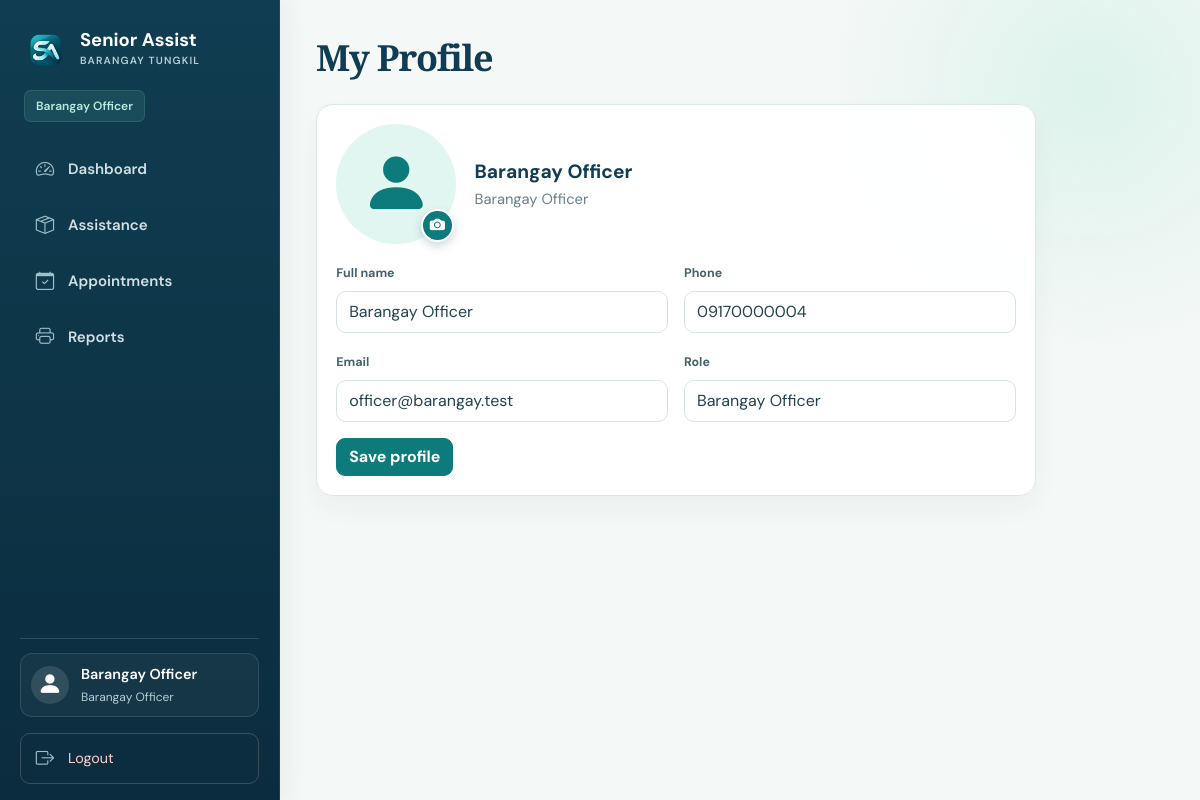
Screenshot of /admin/profile.php (signed in) with the database file from the repository.
### tables this page shows
CREATE TABLE IF NOT EXISTS users (
  user_id INT AUTO_INCREMENT PRIMARY KEY,
  role_id INT NOT NULL,
  full_name VARCHAR(150) NOT NULL,
  email VARCHAR(150) NOT NULL UNIQUE,
  phone_number VARCHAR(30) NOT NULL,
  profile_photo VARCHAR(255) NULL,
  password_hash VARCHAR(255) NOT NULL,
  status ENUM('Pending','Active','Inactive','Rejected') NOT NULL DEFAULT 'Pending',
  created_at TIMESTAMP DEFAULT CURRENT_TIMESTAMP,
  updated_at TIMESTAMP DEFAULT CURRENT_TIMESTAMP ON UPDATE CURRENT_TIMESTAMP,
  INDEX idx_users_role_status (role_id, status),
  CONSTRAINT fk_users_role FOREIGN KEY (role_id) REFERENCES roles(role_id)
);

CREATE TABLE IF NOT EXISTS roles (
    role_id INT AUTO_INCREMENT PRIMARY KEY,
    role_name VARCHAR(50) NOT NULL UNIQUE
);

### config/database.php (called while the page is built, shortened)
<?php
function db(): PDO
{
    static $pdo = null;
    if ($pdo instanceof PDO) {
        return $pdo;
    }
    $dsn = 'mysql:host=' . DB_HOST . ';dbname=' . DB_NAME . ';charset=utf8mb4';
    $pdo = new PDO($dsn, DB_USER, DB_PASS, [
        PDO::ATTR_ERRMODE => PDO::ERRMODE_EXCEPTION,
        PDO::ATTR_DEFAULT_FETCH_MODE => PDO::FETCH_ASSOC,
        PDO::ATTR_EMULATE_PREPARES => false,
    ]);
    return $pdo;
}

### includes/functions.php (called while the page is built, shortened)
<?php
require_once __DIR__ . '/../config/database.php';
function e(?string $value): string
{
    return htmlspecialchars((string) $value, ENT_QUOTES, 'UTF-8');
}
function current_user(): ?array
{
    $stmt = db()->prepare('SELECT u.*, r.role_name FROM users u JOIN roles r ON r.role_id = u.role_id WHERE u.user_id = ?');
    $stmt->execute([$_SESSION['user_id']]);
    return $stmt->fetch() ?: null;
}
function profile_photo_storage_path(?string $storedPath): ?string
{
    if ($storedPath === null || preg_match('#^profiles/[a-f0-9]{32}\.(?:jpg|png|webp)$#', $storedPath) !== 1) {
        return null;
    }
    $path = UPLOAD_DIR . DIRECTORY_SEPARATOR . str_replace('/', DIRECTORY_SEPARATOR, $storedPath);
    return is_file($path) ? $path : null;
}
require_once __DIR__ . '/workflows.php';

### admin/profile.php (the view, shortened to what this page needs)
<?php
require_once __DIR__ . '/../includes/functions.php';
$user = require_role(['Administrator', 'Barangay Staff', 'Barangay Officer']);
$stmt = db()->prepare('SELECT full_name, email, phone_number, profile_photo FROM users WHERE user_id=?');
$stmt->execute([$user['user_id']]);
$profile = $stmt->fetch();
$photoPath = profile_photo_storage_path($profile['profile_photo'] ?? null);
require_once __DIR__ . '/../includes/header.php';
require_once __DIR__ . '/../includes/sidebar.php';
?>
<h1 class="page-title">My Profile</h1>
<div class="panel" style="max-width:720px">
    <form method="post" enctype="multipart/form-data" class="row g-3" id="profile-form">
        <div class="col-12 profile-head">
            <div class="profile-photo-wrap">
                <div class="profile-photo" id="photo-preview">
                    <?php if ($photoPath !== null): ?>
                        <img class="profile-current" src="<?= BASE_URL ?>/admin/profile_photo.php?v=<?= (int) filemtime($photoPath) ?>" alt="">
                    <?php else: ?>
                        <i class="bi bi-person-fill" id="photo-placeholder"></i>
                    <?php endif; ?>
                </div>
                <button type="button" class="profile-camera" id="choose-photo" aria-label="Upload profile photo"><i class="bi bi-camera-fill" aria-hidden="true"></i></button>
            </div>
            <div class="profile-identity">
                <strong><?= e($profile['full_name']) ?></strong>
                <span><?= e($user['role_name']) ?></span>
            </div>
        </div>
        <div class="col-md-6">
            <label class="form-label" for="full_name">Full name</label>
            <input class="form-control" id="full_name" name="full_name" value="<?= e($profile['full_name']) ?>" required>
        </div>
        <div class="col-md-6">
            <label class="form-label" for="phone_number">Phone</label>
            <input class="form-control" id="phone_number" name="phone_number" value="<?= e($profile['phone_number']) ?>" required>
        </div>
        <div class="col-md-6">
            <label class="form-label" for="email">Email</label>
            <input class="form-control" id="email" value="<?= e($profile['email']) ?>" readonly>
        </div>
        <div class="col-md-6">
            <label class="form-label" for="role">Role</label>
            <input class="form-control" id="role" value="<?= e($user['role_name']) ?>" readonly>
        </div>
        <div class="col-12">
            <button class="btn btn-primary">Save profile</button>
        </div>
    </form>
</div>
<?php require_once __DIR__ . '/../includes/footer.php'; ?>

### includes/header.php (shortened to what this page needs)
<?php
$user = current_user();
?>
<!doctype html>
<html lang="en">
<head>
    <link
        href="https://cdn.jsdelivr.net/npm/bootstrap@5.3.3/dist/css/bootstrap.min.css"
        rel="stylesheet"
    >
    <link
        href="https://cdn.jsdelivr.net/npm/bootstrap-icons@1.11.3/font/bootstrap-icons.css"
        rel="stylesheet"
    >
    <link
        href="<?= BASE_URL ?>/assets/css/style.css?v=20261115q"
        rel="stylesheet"
    >
<link rel="stylesheet" href="<?= BASE_URL ?>/assets/css/sidebar.css?v=20261117f">
</head>
<body class="<?= trim((($user['role_name'] ?? '') === 'Senior Citizen' ? 'senior-interface' : '') . ' ' . ($extraBodyClass ?? '')) ?>" data-base-url="<?= e(BASE_URL) ?>">

### includes/sidebar.php (shortened to what this page needs)
<?php
$u = current_user();
$role = $u['role_name'] ?? '';
$currentPath = parse_url($_SERVER['REQUEST_URI'] ?? '', PHP_URL_PATH) ?: '';
$menus = [
    'Administrator' => [
        ['Dashboard', '/admin/dashboard.php', 'bi-speedometer2'],
        ['Users', '/admin/users.php', 'bi-people'],
        ['Seniors', '/admin/seniors.php', 'bi-person-hearts'],
        ['Requests', '/admin/requests.php', 'bi-clipboard2-pulse'],
        ['Released Assistance', '/admin/budget.php', 'bi-wallet2'],
        ['Announcements', '/admin/announcements.php', 'bi-broadcast'],
        ['Events', '/admin/events.php', 'bi-calendar-event'],
        ['Reports', '/admin/reports.php', 'bi-file-earmark-bar-graph'],
        ['Send SMS', '/admin/sms.php', 'bi-chat-dots'],
        ['SMS Logs', '/admin/sms_logs.php', 'bi-chat-left-text'],
        ['Audit Logs', '/admin/audit_logs.php', 'bi-shield-check']
    ],
    'Barangay Staff' => [
        ['Dashboard', '/staff/dashboard.php', 'bi-speedometer2'],
        ['Registrations', '/staff/registrations.php', 'bi-person-check'],
        ['Seniors', '/staff/seniors.php', 'bi-person-hearts'],
        ['Requests', '/staff/requests.php', 'bi-clipboard2-pulse'],
        ['Announcements', '/staff/announcements.php', 'bi-broadcast'],
        ['Events', '/staff/events.php', 'bi-calendar-event'],
        ['Send SMS', '/staff/sms.php', 'bi-chat-dots'],
        ['Reports', '/staff/reports.php', 'bi-printer']
    ],
    'Barangay Officer' => [
        ['Dashboard', '/officer/dashboard.php', 'bi-speedometer2'],
        ['Assistance', '/officer/assistance.php', 'bi-box-seam'],
        ['Appointments', '/officer/appointments.php', 'bi-calendar-check'],
        ['Reports', '/officer/reports.php', 'bi-printer'],
    ],
    'Senior Citizen' => [
        ['Dashboard', '/senior/dashboard.php', 'bi-speedometer2'],
        ['Assistance card', '/senior/id.php', 'bi-person-vcard'],
        ['My Assistance Requests', '/senior/requests.php', 'bi-clipboard-plus'],
        ['Announcements', '/senior/announcements.php', 'bi-broadcast'],
        ['Events', '/senior/events.php', 'bi-calendar-event']
    ],
];
?>
<div class="app-shell">
    <aside id="main-navigation" class="sidebar d-flex flex-column" aria-label="Main navigation">
        <div class="sidebar-title">
            <span class="sidebar-mark"><img src="<?= BASE_URL ?>/assets/images/seniorlogo.png" alt=""></span>
            <span>Senior Assist<small>Barangay Tungkil</small></span>
        </div>
        <div class="sidebar-role"><?= e($role) ?></div>
        <nav class="sidebar-menu" aria-label="<?= e($role) ?> pages">
        <?php foreach (($menus[$role] ?? []) as [$label, $href, $icon]): ?>
            <a
                href="<?= BASE_URL . $href ?>"
                class="sidebar-link<?= str_ends_with($currentPath, $href) ? ' active' : '' ?>"
                <?= str_ends_with($currentPath, $href) ? 'aria-current="page"' : '' ?>
            >
                <i class="bi <?= e($icon) ?>" aria-hidden="true"></i>
                <span><?= translated_label($label) ?></span>
            </a>
        <?php endforeach; ?>
        </nav>
        <div class="mt-auto p-3">
            <hr>
            <?php
            $profilePage = match ($role) {
                'Administrator' => '/admin/profile.php',
                'Barangay Staff' => '/staff/profile.php',
                'Barangay Officer' => '/officer/profile.php',
                'Senior Citizen' => '/senior/profile.php',
                default => null,
            };
            $profilePhoto = $profilePage !== null ? profile_photo_storage_path($u['profile_photo'] ?? null) : null;
            $accountTag = $profilePage !== null ? 'a' : 'div';
            $accountHref = $profilePage !== null ? ' href="' . BASE_URL . $profilePage . '"' : '';
            ?>
            <<?= $accountTag ?> class="sidebar-account mb-3"<?= $accountHref ?><?= $profilePage !== null && str_ends_with($currentPath, $profilePage) ? ' aria-current="page"' : '' ?>>
                <span class="sidebar-avatar">
                    <?php if ($profilePhoto !== null): ?>
                        <img src="<?= BASE_URL ?>/admin/profile_photo.php?v=<?= (int) filemtime($profilePhoto) ?>" alt="">
                    <?php else: ?>
                        <i class="bi bi-person-fill" aria-hidden="true"></i>
                    <?php endif; ?>
                </span>
                <span class="sidebar-identity">
                    <strong><?= e($u['full_name']) ?></strong>
                    <small><?= e($role) ?></small>
                </span>
            </<?= $accountTag ?>>
            <button
                type="button"
                class="sidebar-link sidebar-logout"
                data-bs-toggle="modal"
                data-bs-target="#logout-modal"
            >
                <i class="bi bi-box-arrow-right"></i>
                <?= translated_label('Logout') ?>
            </button>
        </div>
    </aside>
    <main class="content">

### includes/workflows.php (shortened to what this page needs)
<?php
function translated_label(string $text): string
{
    $map=['Dashboard'=>'Pangunang panid','Application'=>'Aplikasyon','Profile'=>'Personal nga impormasyon','Notifications'=>'Mga pahibalo','Requests'=>'Mga hangyo','Released Assistance'=>'Gipagawas nga tabang','My Assistance Requests'=>'Akong mga hangyo sa tabang','Assistance card'=>'Kard sa tabang','My Senior ID'=>'Akong Senior ID','Claim queue'=>'Pila sa pagkuha','Assistance'=>'Tabang','Appointments'=>'Mga appointment','Reports'=>'Mga report','Back to my requests'=>'Balik sa akong mga hangyo','Back to dashboard'=>'Balik sa dashboard','Announcements'=>'Mga anunsyo','Events'=>'Mga kalihokan','Logout'=>'Paggawas'];
    return '<span data-en="'.e($text).'" data-ceb="'.e($map[$text] ?? $text).'">'.e($text).'</span>';
}
    ?>

### includes/footer.php (shortened to what this page needs)
<?php if (!empty($GLOBALS['APP_SHELL_OPEN'])): ?>
    </main>
</div>
<?php endif; ?>
</body>
</html>

### assets/css/sidebar.css (style rules this page uses)
.app-shell .sidebar { flex-basis: 280px; padding: 24px 16px 16px; height: 100dvh; max-height: 100dvh; overflow: hidden; background: linear-gradient(180deg, #103d51 0%, #0b2c3e 100%); border-right: 1px solid rgba(255,255,255,.08); box-shadow: 6px 0 24px rgba(8,47,68,.06); }
.sidebar .sidebar-title { flex-shrink: 0; padding: 4px 8px 18px; gap: 12px; font-size: 1.15rem; }
.sidebar .sidebar-title small { color: #b7ced4; font-size: .65rem; line-height: 1.4; }
.sidebar .sidebar-mark { width: 44px; height: 44px; border-radius: 12px; }
.sidebar-role { align-self: flex-start; flex-shrink: 0; margin: 0 8px 20px; padding: 6px 11px; color: #b9ecdf; background: rgba(128,220,194,.1); border: 1px solid rgba(128,220,194,.16); border-radius: 7px; font-size: .75rem; font-weight: 600; }
.sidebar-menu { display: flex; flex: 1 1 auto; min-height: 0; flex-direction: column; gap: 5px; overflow-y: auto; padding: 3px 4px 12px; scrollbar-width: thin; scrollbar-color: #547b88 transparent; }
.sidebar .sidebar-link { flex-shrink: 0; min-height: 46px; gap: 12px; margin: 0; padding: 11px 13px; color: #d2e0e5; font-size: .94rem; line-height: 1.45; border-radius: 10px; white-space: normal; }
.sidebar .sidebar-link i { flex: 0 0 22px; width: 22px; font-size: 1.15rem; color: #9fbfc9; }
.sidebar .mt-auto { flex-shrink: 0; padding: 16px 4px 0 !important; }
.sidebar .sidebar-account { padding: 10px; border: 1px solid rgba(255,255,255,.12); border-radius: 12px; background: rgba(255,255,255,.04); }
.sidebar .sidebar-identity strong { font-size: .9rem; font-weight: 600; }
.sidebar .sidebar-identity small { margin-top: 3px; font-size: .75rem; color: #b7ced4; }
.sidebar .sidebar-avatar { width: 38px; height: 38px; }
.sidebar button.sidebar-logout { min-height: 44px; font-size: .9rem; color: #ffd0cb; background: transparent; border: 1px solid rgba(255,208,203,.2); }
.sidebar hr { margin-bottom: 14px; }

### rows the page displays
users: role.role_name "Barangay Officer", full_name "Barangay Officer", phone_number "09170000004", email "officer@barangay.test"

### other values shown
$text "Dashboard"
$text "Assistance"
$text "Appointments"
$text "Reports"
$text "Logout"
